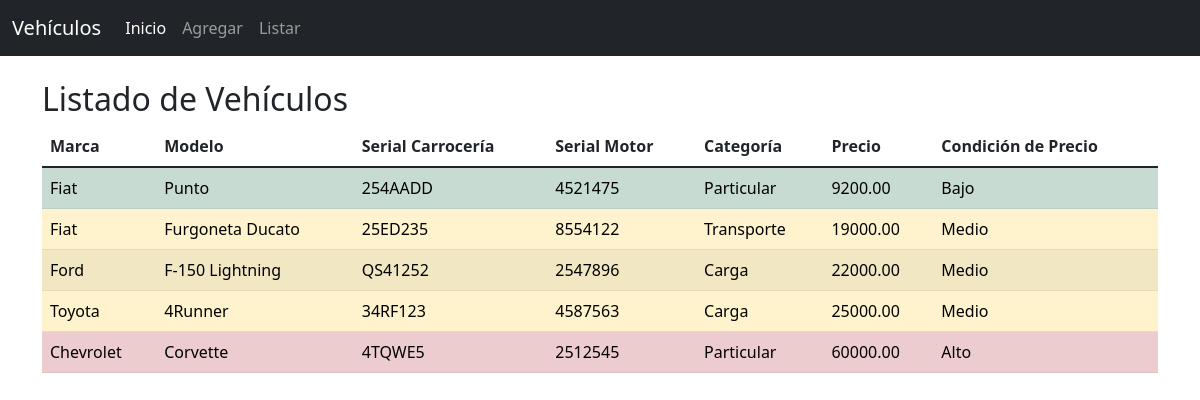
The app's page /listar/ with its own data.
### vehiculo/models.py (models this page shows, shortened)
class Vehiculo(models.Model):
    MARCA_CHOICES = (
        ('Fiat', 'Fiat'),
        ('Chevrolet', 'Chevrolet'),
        ('Ford', 'Ford'),
        ('Toyota', 'Toyota'),
    )
    CATEGORIA_CHOICES = (
        ('Particular', 'Particular'),
        ('Transporte', 'Transporte'),
        ('Carga', 'Carga'),
    )
    marca = models.CharField(max_length=20, choices=MARCA_CHOICES, default='Ford')
    modelo = models.CharField(max_length=100)
    serial_carroceria = models.CharField(max_length=50)
    serial_motor = models.CharField(max_length=50)
    categoria = models.CharField(max_length=20, choices=CATEGORIA_CHOICES, default='Particular')
    precio = models.DecimalField(max_digits=10, decimal_places=2)
    fecha_creacion = models.DateTimeField(auto_now_add=True)
    fecha_modificacion = models.DateTimeField(auto_now=True)

### vehiculo/views.py (the view)
# urls.py: path('listar/', views.listar_vehiculos, name='listar_vehiculos'),
def listar_vehiculos(request):
    vehiculos = Vehiculo.objects.all()
    return render(request, 'vehiculo/listar_vehiculos.html', {'vehiculos': vehiculos})

### proyecto_vehiculos_django/vehiculo/templates/vehiculo/listar_vehiculos.html (shortened to what this page needs)
<!DOCTYPE html>
<html>
<head>
    <link href="https://cdn.jsdelivr.net/npm/bootstrap@5.1.3/dist/css/bootstrap.min.css" rel="stylesheet">
</head>
<body>
    <nav class="navbar navbar-expand-lg navbar-dark bg-dark">
        <div class="container-fluid">
          <a class="navbar-brand" href="{% url 'index' %}">Vehículos</a>
          <div class="collapse navbar-collapse" id="navbarNav">
            <ul class="navbar-nav">
              <li class="nav-item">
                <a class="nav-link active" aria-current="page" href="{% url 'index' %}">Inicio</a>
              </li>
              <li class="nav-item">
                <a class="nav-link" href="{% url 'vehiculo_add' %}">Agregar</a>
              </li>
              <li class="nav-item">
                <a class="nav-link" href="{% url 'listar_vehiculos' %}">Listar</a>
              </li>
            </ul>
          </div>
        </div>
      </nav>
      <div class="container mt-4">
        <h2>Listado de Vehículos</h2>
        <table class="table table-striped table-hover">
            <thead>
                <tr>
                    <th>Marca</th>
                    <th>Modelo</th>
                    <th>Serial Carrocería</th>
                    <th>Serial Motor</th>
                    <th>Categoría</th>
                    <th>Precio</th>
                    <th>Condición de Precio</th>
                </tr>
            </thead>
            <tbody>
                {% for vehiculo in vehiculos %}
                    <tr class="{% if vehiculo.precio <= 10000 %}table-success{% elif vehiculo.precio <= 30000 %}table-warning{% else %}table-danger{% endif %}">
                        <td>{{ vehiculo.marca }}</td>
                        <td>{{ vehiculo.modelo }}</td>
                        <td>{{ vehiculo.serial_carroceria }}</td>
                        <td>{{ vehiculo.serial_motor }}</td>
                        <td>{{ vehiculo.categoria }}</td>
                        <td>{{ vehiculo.precio }}</td>
                        <td>
                            {% if vehiculo.precio <= 10000 %}
                                Bajo
                            {% elif vehiculo.precio <= 30000 %}
                                Medio
                            {% else %}
                                Alto
                            {% endif %}
                        </td>
                    </tr>
                {% endfor %}
            </tbody>
        </table>
    </div>
</body>
</html>

### records on screen
Vehiculo: marca "Fiat", modelo "Punto", serial_carroceria "254AADD", serial_motor "4521475", categoria "Particular", precio "9200.00", shows "Bajo"
Vehiculo: marca "Fiat", modelo "Furgoneta Ducato", serial_carroceria "25ED235", serial_motor "8554122", categoria "Transporte", precio "19000.00", shows "Medio"
Vehiculo: marca "Ford", modelo "F-150 Lightning", serial_carroceria "QS41252", serial_motor "2547896", categoria "Carga", precio "22000.00", shows "Medio"
Vehiculo: marca "Toyota", modelo "4Runner", serial_carroceria "34RF123", serial_motor "4587563", categoria "Carga", precio "25000.00", shows "Medio"
Vehiculo: marca "Chevrolet", modelo "Corvette", serial_carroceria "4TQWE5", serial_motor "2512545", categoria "Particular", precio "60000.00", shows "Alto"
